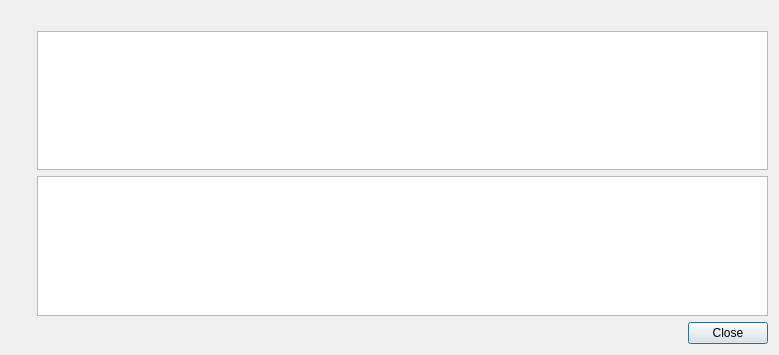
<?xml version="1.0" encoding="UTF-8"?>
<ui version="4.0">
 <class>OrganiseErrorDialog</class>
 <widget class="QDialog" name="OrganiseErrorDialog">
  <property name="geometry">
   <rect>
    <x>0</x>
    <y>0</y>
    <width>779</width>
    <height>355</height>
   </rect>
  </property>
  <layout class="QHBoxLayout" name="horizontalLayout">
   <item>
    <layout class="QVBoxLayout" name="layout_left">
     <item>
      <widget class="QLabel" name="icon"/>
     </item>
     <item>
      <spacer name="spacer_left">
       <property name="orientation">
        <enum>Qt::Vertical</enum>
       </property>
       <property name="sizeHint" stdset="0">
        <size>
         <width>20</width>
         <height>40</height>
        </size>
       </property>
      </spacer>
     </item>
    </layout>
   </item>
   <item>
    <layout class="QVBoxLayout" name="layout_centre">
     <item>
      <widget class="QLabel" name="label"/>
     </item>
     <item>
      <widget class="QListWidget" name="files"/>
     </item>
     <item>
      <widget class="QListWidget" name="log"/>
     </item>
     <item>
      <spacer name="spacer_bottom">
       <property name="orientation">
        <enum>Qt::Vertical</enum>
       </property>
       <property name="sizeHint" stdset="0">
        <size>
         <width>20</width>
         <height>40</height>
        </size>
       </property>
      </spacer>
     </item>
     <item>
      <widget class="QDialogButtonBox" name="buttonBox">
       <property name="orientation">
        <enum>Qt::Horizontal</enum>
       </property>
       <property name="standardButtons">
        <set>QDialogButtonBox::Close</set>
       </property>
      </widget>
     </item>
    </layout>
   </item>
  </layout>
 </widget>
 <resources/>
 <connections>
  <connection>
   <sender>buttonBox</sender>
   <signal>accepted()</signal>
   <receiver>OrganiseErrorDialog</receiver>
   <slot>accept()</slot>
   <hints>
    <hint type="sourcelabel">
     <x>248</x>
     <y>254</y>
    </hint>
    <hint type="destinationlabel">
     <x>157</x>
     <y>274</y>
    </hint>
   </hints>
  </connection>
  <connection>
   <sender>buttonBox</sender>
   <signal>rejected()</signal>
   <receiver>OrganiseErrorDialog</receiver>
   <slot>reject()</slot>
   <hints>
    <hint type="sourcelabel">
     <x>316</x>
     <y>260</y>
    </hint>
    <hint type="destinationlabel">
     <x>286</x>
     <y>274</y>
    </hint>
   </hints>
  </connection>
 </connections>
</ui>
